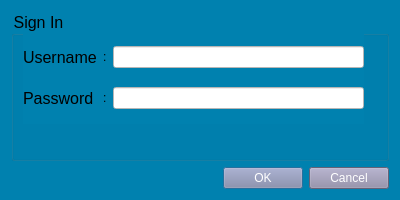
<?xml version="1.0" encoding="UTF-8"?>
<ui version="4.0">
 <class>Dialog</class>
 <widget class="QDialog" name="Dialog">
  <property name="geometry">
   <rect>
    <x>0</x>
    <y>0</y>
    <width>400</width>
    <height>200</height>
   </rect>
  </property>
  <property name="minimumSize">
   <size>
    <width>400</width>
    <height>200</height>
   </size>
  </property>
  <property name="maximumSize">
   <size>
    <width>400</width>
    <height>200</height>
   </size>
  </property>
  <property name="windowTitle">
   <string>Dialog</string>
  </property>
  <property name="styleSheet">
   <string notr="true">background-color: rgb(0, 129, 175);</string>
  </property>
  <layout class="QVBoxLayout" name="verticalLayout_2">
   <item>
    <layout class="QVBoxLayout" name="verticalLayout">
     <item>
      <widget class="QGroupBox" name="groupBox">
       <property name="font">
        <font>
         <pointsize>12</pointsize>
        </font>
       </property>
       <property name="title">
        <string>Sign In</string>
       </property>
       <widget class="QWidget" name="layoutWidget">
        <property name="geometry">
         <rect>
          <x>12</x>
          <y>22</y>
          <width>341</width>
          <height>91</height>
         </rect>
        </property>
        <layout class="QGridLayout" name="gridLayout">
         <item row="0" column="0">
          <widget class="QLabel" name="label">
           <property name="font">
            <font>
             <pointsize>12</pointsize>
            </font>
           </property>
           <property name="text">
            <string>Username</string>
           </property>
          </widget>
         </item>
         <item row="1" column="2">
          <widget class="QLineEdit" name="password_input">
           <property name="styleSheet">
            <string notr="true">background-color: rgb(255, 255, 255);</string>
           </property>
           <property name="echoMode">
            <enum>QLineEdit::Password</enum>
           </property>
          </widget>
         </item>
         <item row="1" column="0">
          <widget class="QLabel" name="label_2">
           <property name="font">
            <font>
             <pointsize>12</pointsize>
            </font>
           </property>
           <property name="text">
            <string>Password</string>
           </property>
          </widget>
         </item>
         <item row="0" column="1">
          <widget class="QLabel" name="label_3">
           <property name="text">
            <string>:</string>
           </property>
          </widget>
         </item>
         <item row="0" column="2">
          <widget class="QLineEdit" name="username_input">
           <property name="styleSheet">
            <string notr="true">background-color: rgb(255, 255, 255);</string>
           </property>
          </widget>
         </item>
         <item row="1" column="1">
          <widget class="QLabel" name="label_4">
           <property name="text">
            <string>:</string>
           </property>
          </widget>
         </item>
        </layout>
       </widget>
      </widget>
     </item>
     <item>
      <widget class="QDialogButtonBox" name="buttonBox">
       <property name="styleSheet">
        <string notr="true">color:rgb(255,255,255);
background-color: rgb(141, 137, 166);</string>
       </property>
       <property name="orientation">
        <enum>Qt::Horizontal</enum>
       </property>
       <property name="standardButtons">
        <set>QDialogButtonBox::Cancel|QDialogButtonBox::Ok</set>
       </property>
      </widget>
     </item>
    </layout>
   </item>
  </layout>
 </widget>
 <tabstops>
  <tabstop>username_input</tabstop>
  <tabstop>password_input</tabstop>
 </tabstops>
 <resources/>
 <connections>
  <connection>
   <sender>buttonBox</sender>
   <signal>accepted()</signal>
   <receiver>Dialog</receiver>
   <slot>accept()</slot>
   <hints>
    <hint type="sourcelabel">
     <x>248</x>
     <y>254</y>
    </hint>
    <hint type="destinationlabel">
     <x>157</x>
     <y>274</y>
    </hint>
   </hints>
  </connection>
  <connection>
   <sender>buttonBox</sender>
   <signal>rejected()</signal>
   <receiver>Dialog</receiver>
   <slot>reject()</slot>
   <hints>
    <hint type="sourcelabel">
     <x>316</x>
     <y>260</y>
    </hint>
    <hint type="destinationlabel">
     <x>286</x>
     <y>274</y>
    </hint>
   </hints>
  </connection>
 </connections>
</ui>
